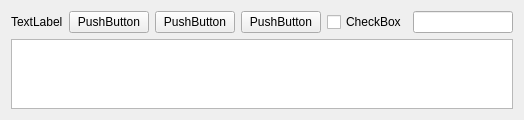
<?xml version="1.0" encoding="UTF-8"?>
<ui version="4.0">
 <class>VueFragment</class>
 <widget class="QWidget" name="VueFragment">
  <property name="enabled">
   <bool>true</bool>
  </property>
  <property name="geometry">
   <rect>
    <x>0</x>
    <y>0</y>
    <width>515</width>
    <height>118</height>
   </rect>
  </property>
  <property name="sizePolicy">
   <sizepolicy hsizetype="Preferred" vsizetype="Preferred">
    <horstretch>0</horstretch>
    <verstretch>0</verstretch>
   </sizepolicy>
  </property>
  <property name="windowTitle">
   <string>Form</string>
  </property>
  <layout class="QVBoxLayout" name="verticalLayout">
   <item>
    <layout class="QHBoxLayout" name="horizontalLayout">
     <item>
      <widget class="QLabel" name="etiquette">
       <property name="text">
        <string>TextLabel</string>
       </property>
      </widget>
     </item>
     <item>
      <widget class="QPushButton" name="bouton1">
       <property name="text">
        <string>PushButton</string>
       </property>
      </widget>
     </item>
     <item>
      <widget class="QPushButton" name="bouton2">
       <property name="text">
        <string>PushButton</string>
       </property>
      </widget>
     </item>
     <item>
      <widget class="QPushButton" name="bouton3">
       <property name="text">
        <string>PushButton</string>
       </property>
      </widget>
     </item>
     <item>
      <spacer name="horizontalSpacer">
       <property name="orientation">
        <enum>Qt::Horizontal</enum>
       </property>
       <property name="sizeHint" stdset="0">
        <size>
         <width>40</width>
         <height>20</height>
        </size>
       </property>
      </spacer>
     </item>
     <item>
      <widget class="QCheckBox" name="case_2">
       <property name="text">
        <string>CheckBox</string>
       </property>
      </widget>
     </item>
     <item>
      <widget class="QLineEdit" name="champ">
       <property name="minimumSize">
        <size>
         <width>100</width>
         <height>0</height>
        </size>
       </property>
      </widget>
     </item>
    </layout>
   </item>
   <item>
    <widget class="QTableWidget" name="tableau"/>
   </item>
  </layout>
 </widget>
 <resources/>
 <connections/>
</ui>
